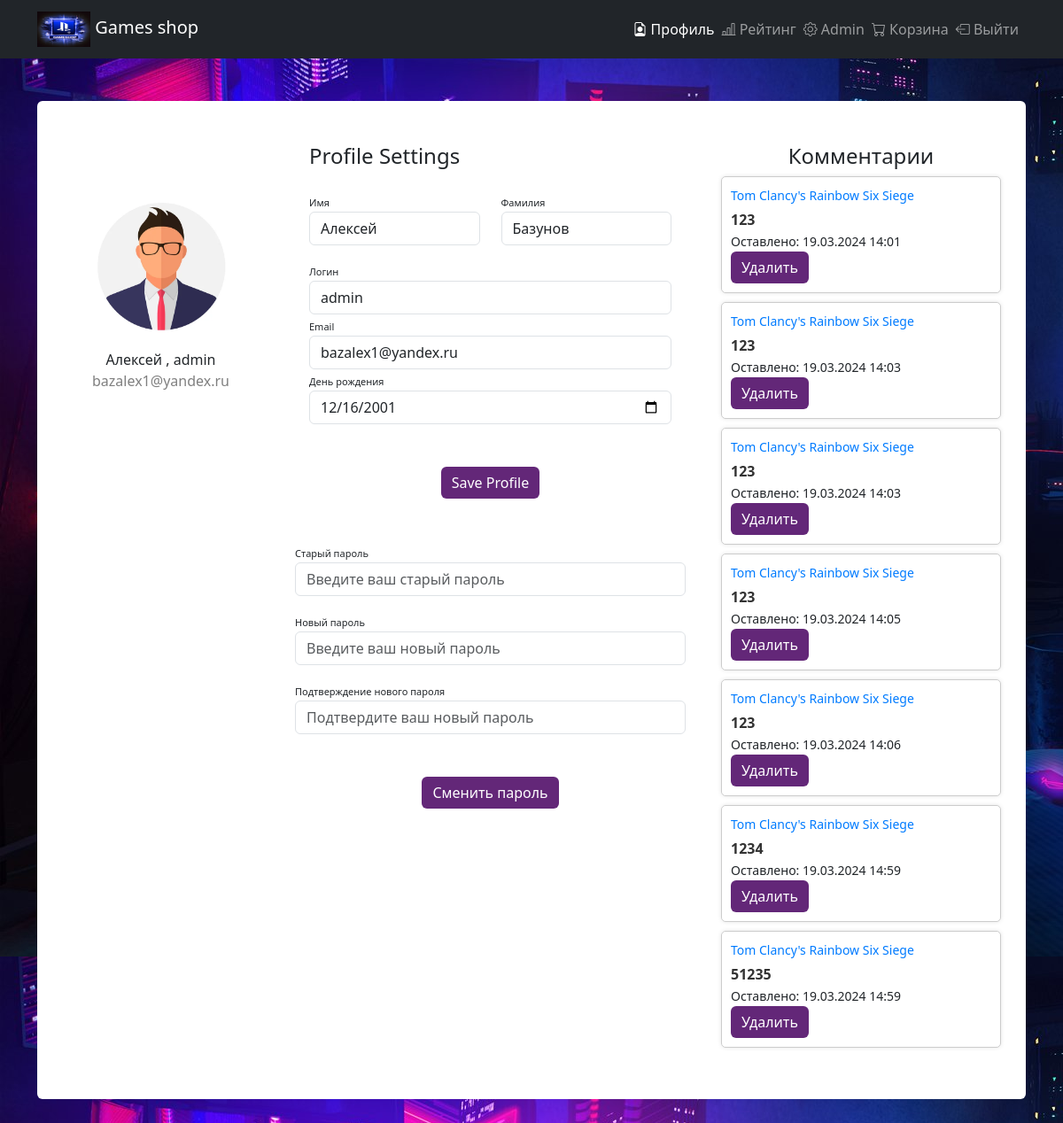
Page /profile/ (signed in) on the earlier database version.
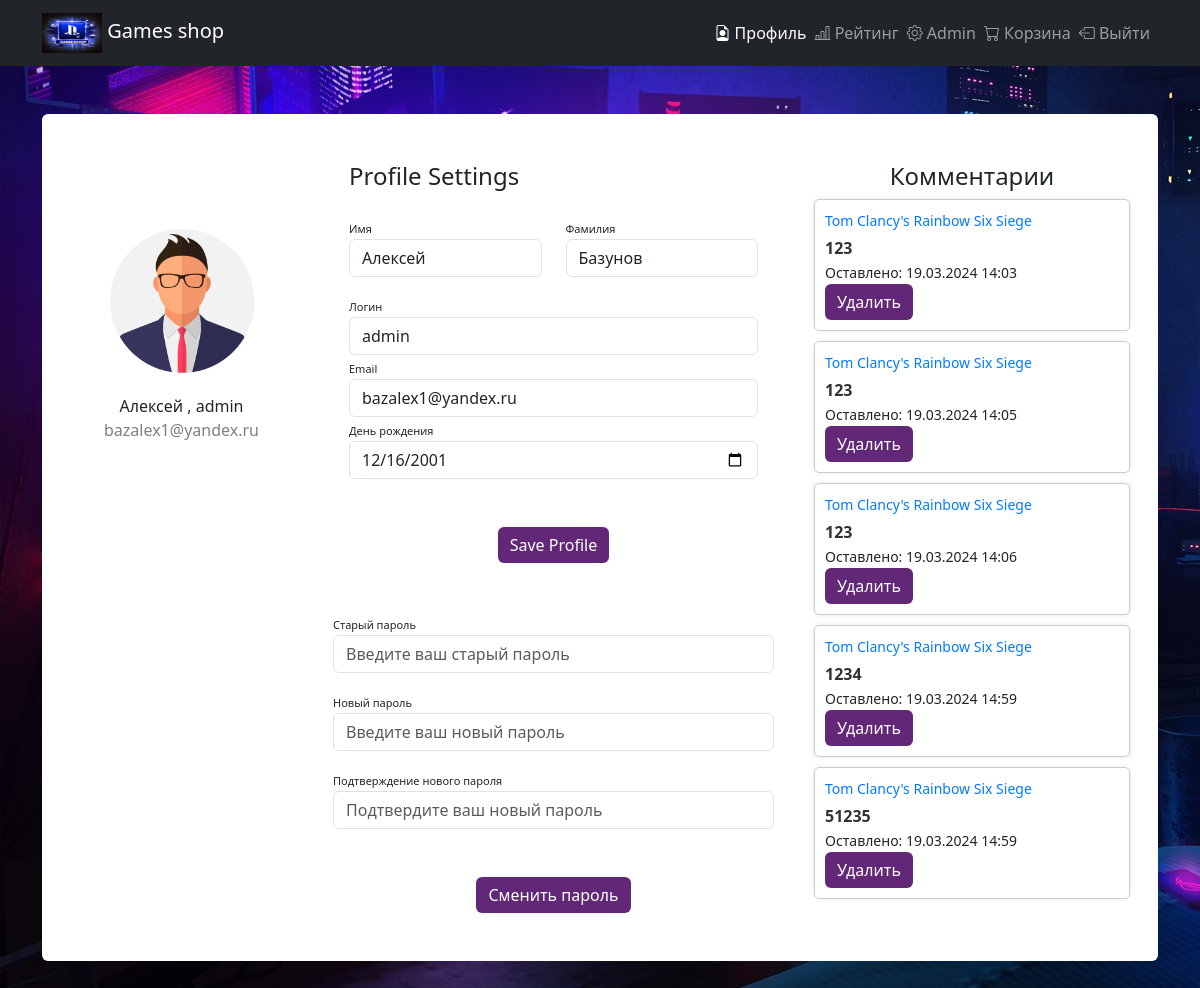
Same page on the later database version.
### comments/models.py (models this page shows)
class Comment(models.Model):
    game = models.ForeignKey(Game, on_delete=models.CASCADE, related_name='comments')
    user = models.ForeignKey(get_user_model(), on_delete=models.CASCADE)
    text = models.TextField()
    created_at = models.DateTimeField(default=timezone.now)

### shop/models.py (models this page shows, shortened)
class Game(models.Model):
    title = models.CharField(max_length=255)
    created_at = models.DateTimeField(default=timezone.now)
    price = models.DecimalField(max_digits=10, decimal_places=2)
    image = models.ImageField(
        upload_to="game_img", height_field=None, width_field=None, max_length=None)
    category = models.ForeignKey(Category, on_delete=models.CASCADE)
    rating = models.CharField(max_length=255)
    description = models.CharField(max_length=10000)
    key_qty = models.IntegerField()

### user_profile/views.py (the view, shortened to what this page needs)
# urls.py: path('', CustomUserDetailView.as_view(), name='profile_detail'),
class CustomUserDetailView(LoginRequiredMixin, DetailView):
    login_url = reverse_lazy('registration:login')
    model = CustomUser
    template_name = 'user_profile/main.html'
    context_object_name = 'CustomUser'
    def get_object(self, queryset=None):
        return self.request.user
    def get_context_data(self, **kwargs):
        context = super().get_context_data(**kwargs)
        context['form'] = CustomUserChangeForm(instance=self.request.user)
        context['password_form'] = CustomPasswordChangeForm(user=self.request.user)
        context['comments'] = Comment.objects.filter(user=self.request.user)
        return context

### user_profile/forms.py
class CustomUserChangeForm(UserChangeForm):
    birth_date = forms.DateField(widget=forms.DateInput(attrs={'type': 'date'}))
    class Meta:
        model = CustomUser
        fields = ('username', 'email', 'first_name', 'last_name', 'birth_date')

class CustomPasswordChangeForm(PasswordChangeForm):
    class Meta:
        model = CustomUser
        fields = ('old_password', 'new_password1', 'new_password2')

### templates/user_profile/main.html (shortened to what the changed rows need)
{% extends 'base.html' %}
{% load static %}
{% block content %}
  <div class="container rounded bg-white mt-5 mb-5">
        <div class="comments col-md-4"> {% comment %} Это Комментарии{% endcomment %}
          <div class="p-3 py-5">
            {% for comment in comments %}
              <div class="comment">
                <div class="comment-header">
                  <a href="{% url 'shop:single_game' game_id=comment.game.id %}">{{ comment.game.title }}</a>
                </div>
                <div class="comment-body">
                  <strong>{{ comment.text }}</strong>
                </div>
                <small>Оставлено: {{ comment.created_at|date:'d.m.Y H:i' }}</small>
                {% if comment.user == user %}
                <form action="{% url 'user_profile:delete_comment' comment.id %}" method="post">
                  <button type="submit" class="btn btn-primary profile-button">Удалить</button>
                </form>
                {% endif %}
              </div>
            {% empty %}
              <p class="text-center">Пока нет комментариев</p>
            {% endfor %}
          </div>
        </div>
      </div>
  {% endblock %}

Differences in the rows shown:
removed Comment: game "Tom Clancy's Rainbow Six Siege", text "123", created_at "19.03.2024 14:01", shows "Удалить"
removed Comment: game "Tom Clancy's Rainbow Six Siege", text "123", created_at "19.03.2024 14:03", shows "Удалить"
